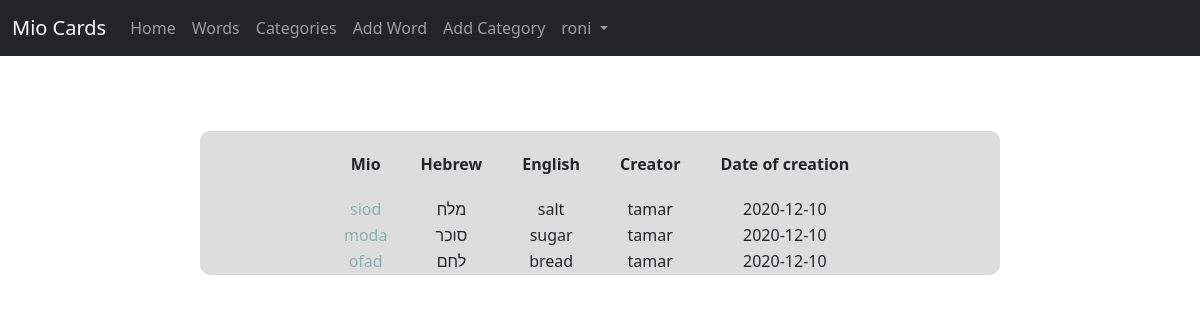
/my_words (signed in), run on the app's committed database.
### flaskapp/models.py (models this page shows, shortened)
class Users(UserMixin, db.Model):
    id = db.Column(db.Integer, primary_key=True)
    username = db.Column(db.String(30), unique=True, nullable=False)
    email = db.Column(db.String(120), unique=True, nullable=False)
    password = db.Column(db.String(80), nullable=False)
    words = db.relationship('Words', backref='creator', lazy=True)
    unique_words = db.relationship('Words', secondary=words_users, backref=db.backref('uni_user', lazy='select'))

class Words(db.Model):
    id = db.Column(db.Integer, primary_key=True)
    user_id = db.Column(db.Integer, db.ForeignKey('users.id'), nullable=False)
    word_name = db.Column(db.String(25), unique=True, nullable=False)
    hebrew_trans = db.Column(db.String(25), nullable=False)
    english_trans = db.Column(db.String(45))
    image_path = db.Column(db.String(5000))
    date_created = db.Column(db.DateTime, nullable=False, default=datetime.utcnow)
    unique_words = db.relationship('Users', secondary=words_users, backref=db.backref('uni_word', lazy='select'))
    words = db.relationship('Categories', secondary=words_categories, backref=db.backref('cats_word', lazy='select'))

### flaskapp/routes.py (the view)
@app.route('/my_words', methods=['POST', 'GET'])
@login_required
def words():
	words = Words.query.all()
	return render_template("words.html", title='Words', words=words, name=current_user.username)

### flaskapp/routes.py (called while the page is built)
@login_manager.user_loader
def load_user(user_id):
	return Users.query.get(int(user_id))

### flaskapp/templates/words.html (shortened to what this page needs)
{% extends "base.html" %}
{% block content %}
<div class="table-container">
	<div class="center">
		<table>
			<tr>
				<th>Mio</th>
				<th>Hebrew</th>
				<th>English</th>
				<th>Creator</th>
				<th>Date of creation</th>
			</tr>
			{% for card in words %}
			<tr>
				<td><a class="article-title" href="{{ url_for('card', card_id=card.id) }}">{{ card.word_name }}</a></td>
				<td>{{ card.hebrew_trans }}</td>
				<td>{{ card.english_trans }}</td>
				<td>{{ card.creator.username }}</td>
				<td>{{ card.date_created.strftime('%Y-%m-%d') }}</td>
			</tr>
			{% endfor %}
		</table>
	</div>
</div>
{% endblock %}

### flaskapp/templates/base.html (shortened to what this page needs)
<!doctype html>
<html lang="en">
  <head>
    <link rel="stylesheet" href="{{ url_for('static', filename='css/styles.css') }}">
    <link href="https://cdn.jsdelivr.net/npm/bootstrap@5.0.0-beta1/dist/css/bootstrap.min.css" rel="stylesheet">
  </head>
  <body>
    <nav class="navbar navbar-expand-lg navbar-dark bg-dark">
        <div class="container-fluid">
          <a class="navbar-brand" href="#">Mio Cards</a>
          <div class="collapse navbar-collapse" id="navbarSupportedContent">
            <ul class="navbar-nav me-auto mb-2 mb-lg-0">
              <li class="nav-item">
                <a class="nav-link" aria-current="page" href="{{url_for('index')}}">Home</a>
              </li>
              <li class="nav-item">
                <a class="nav-link" href="{{url_for('words')}}">Words</a>
              </li>
              <li class="nav-item">
                <a class="nav-link" href="{{url_for('categories')}}">Categories</a>
              </li>
              <li class="nav-item">
                <a class="nav-link" href="{{url_for('new_card')}}">Add Word</a>
              </li>
              <li class="nav-item">
                <a class="nav-link" href="{{url_for('new_category')}}">Add Category</a>
              </li>
              <li class="nav-item dropdown">
                <a class="nav-link dropdown-toggle" href="#" id="navbarDropdown" role="button" data-bs-toggle="dropdown" aria-expanded="false">
                  {% if name %}
                    {{name}}
                  {% else %}
                    User
                  {% endif %}
                </a>
              </li>
            </ul>
          </div>
        </div>
      </nav>
    {% block content %}
    {% endblock %}
  </body>
</html>

### flaskapp/static/css/styles.css (style rules this page uses)
html { direction: ltr; margin: 0; padding: 0; }
.center { text-align: center; margin-left: auto; margin-right: auto; }
.table-container { border: 0.1px solid #ddd; border-radius: 10px; background-color: #ddd; margin: 75px 200px 50px 200px; text-align: center; }
table { margin: 0 auto; }
th { padding: 20px; border-bottom: 1px solid #ddd; text-align: center; }
td, tr { border-bottom: 1px solid #ddd; text-align: center; }
a:link, a:visited, a:active { text-decoration: none; color: rgb(138, 177, 180); }

### data on the page
Users: username "roni"
Words: word_name "siod", hebrew_trans "מלח", english_trans "salt", creator.username "tamar", date_created "2020-12-10"
Words: word_name "moda", hebrew_trans "סוכר", english_trans "sugar", creator.username "tamar", date_created "2020-12-10"
Words: word_name "ofad", hebrew_trans "לחם", english_trans "bread", creator.username "tamar", date_created "2020-12-10"
